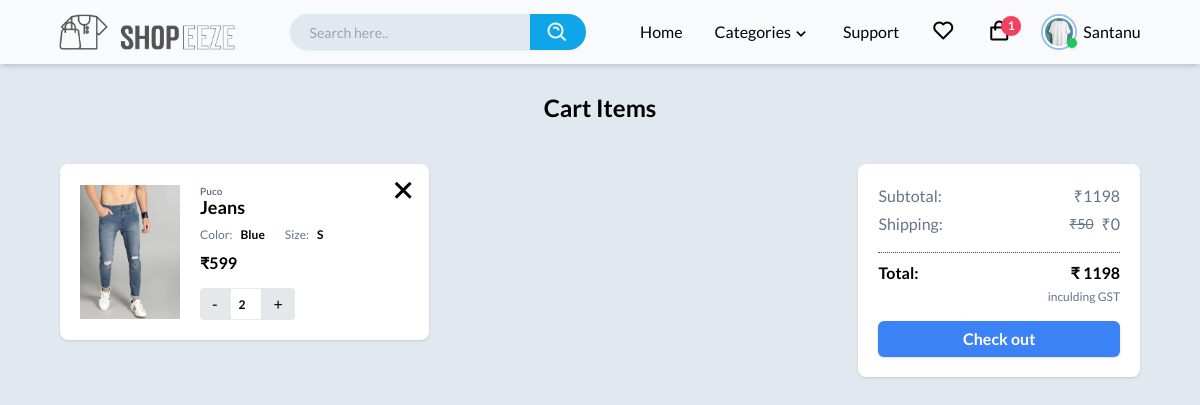
The app's page /account/cart/ (signed in) with its own data.
### accounts/models.py (models this page shows, shortened)
class Profile(Basemodel):
    user = models.OneToOneField(User, on_delete=models.CASCADE, related_name="profile")
    is_new_user = models.BooleanField(default=False)
    phone_number = models.PositiveIntegerField()
    is_phone_no_verified = models.BooleanField(default=False)
    otp = models.PositiveIntegerField(null=True, blank=True)
    profile_image = models.ImageField(upload_to='ProfileImages', default='ProfileImages/default_pp.jpg')
    def get_cart_count(self):
        return CartItems.objects.filter(cart__user=self.user).count()

class CartItems(Basemodel):
    product = models.ForeignKey(Product, on_delete=models.SET_NULL, null=True, blank=True)
    cart = models.ForeignKey(Cart, on_delete=models.CASCADE, related_name='cart_items')
    color = models.ForeignKey(Color, on_delete=models.SET_NULL, null=True, blank=True)
    size = models.ForeignKey(SizeVariant, on_delete=models.SET_NULL, null=True, blank=True)
    quantity = models.IntegerField()
    class Meta:
        verbose_name_plural = "Cart Items"

### products/models.py (models this page shows, shortened)
class ProductImage(Basemodel):
    product = models.ForeignKey(Product, on_delete=models.CASCADE, related_name="product_images")
    product_image = models.ImageField(upload_to='products')
    color = models.ForeignKey(Color, on_delete=models.CASCADE, related_name="color")

class Product(Basemodel):
    product_name = models.CharField(max_length=250)
    slug = models.SlugField(unique=True, null=True, blank=True, editable=False)
    brand = models.ForeignKey(Brand, on_delete=models.CASCADE, related_name="product_brand")
    fabric = models.ForeignKey(Fabric, on_delete=models.CASCADE, related_name="fabric", default='Unknown')
    size_variant = models.ManyToManyField(SizeVariant)
    category = models.ForeignKey(Category, on_delete=models.CASCADE, related_name="product_category")
    actual_price = models.IntegerField()
    discount_percentage = models.IntegerField(null=True, blank=True, editable=False)
    discount_price = models.IntegerField(null=True, blank=True)
    product_description = models.TextField()

class Brand(Basemodel):
    brand_name = models.CharField(max_length=100)
    def __str__(self):
        return self.brand_name

class Color(Basemodel):
    color_name = models.CharField(max_length=100)

class SizeVariant(Basemodel):
    size_name = models.CharField(max_length=100)
    size_id = models.IntegerField(unique=True)

### accounts/views.py (the view)
# urls.py: path("cart/", cart_view, name="cart"),
def cart_view(request):
    if request.user.is_authenticated:
        cart, _ = Cart.objects.get_or_create(user=request.user)
        cart_items = CartItems.objects.filter(cart=cart)
        sections = Category.objects.values_list("section", flat=True).distinct()
        categories = Category.objects.all()
        for cart_item in cart_items:
            first_image = ProductImage.objects.filter(
                product=cart_item.product, color=cart_item.color
            ).first()
            cart_item.first_image = first_image
        total_price = sum(
            item.quantity * item.product.discount_price for item in cart_items
        )
        context = {
            "cart_items": cart_items,
            "total_price": total_price,
            "categories": categories,
            "sections": sections,
        }
        if total_price < 1000:
            subtotal = total_price
            context["subtotal"] = subtotal
            total_price += shipping_charge
            context["new_total_price"] = total_price
        return render(request, "cart/cart.html", context)
    else:
        messages.error(request, "You must be logged in to add items to the cart")
        return redirect("login")

### templates/cart/cart.html (shortened to what this page needs)
{% extends 'base/base.html' %}
{% block main_content %}
<main class="mx-5">
    <section class="h-full my-5 w-full relative flex flex-col gap-5">
        {% if request.user.profile.get_cart_count == 0 %}
        <div class="w-full h-full flex justify-center items-center mt-28">
            <img src="/media/images/empty_cart.gif" alt="empty cart" class="rounded-full h-48">
        </div>
        <div class="w-full h-full flex flex-col justify-center items-center gap-2">
            <p class="font-semibold text-lg">Oho! Your bag is empty now.</p>
            <a href="{% url 'index' %}"
                class="px-4 py-1.5 rounded-md hover:ring-2 hover:text-blue-400 hover:bg-inherit hover:shadow-xl text-white font-semibold bg-blue-400 shadow-md transition ease-in-out duration-200">Shop
                now</a>
        </div>
        {% else %}
        <h1 class="text-center font-bold space-y-5 text-2xl mt-2">Cart Items</h1>
        <div class="flex justify-between mx-10 mt-5 gap-10">
            <div class="grid grid-cols-2 gap-5 w-full">
                {% for cart_item in cart_items %}
                {% include './cartItem.html' %}
                {% endfor %}
            </div>
            <form method="post" action="{% url 'address' %}" class="bg-white w-96 p-5 h-fit rounded-lg shadow flex flex-col gap-2 justify-between sticky top-20">
                <div class="space-y-1">
                    {% if total_price < 1000 %}
                    <p class="flex justify-between text-slate-500">Subtotal: <span>&#8377;{{subtotal}}</span></p>
                    <p class="flex justify-between text-slate-500">
                        Shipping: <span>&#8377;50</span>
                    </p>
                    {% else %}
                    <p class="flex justify-between text-slate-500">Subtotal: <span>&#8377;{{total_price}}</span></p>
                    <p class="flex justify-between text-slate-500">
                        Shipping: <span class="flex gap-2 items-center"><span class="line-through text-sm">&#8377;50</span>&#8377;0</span>
                    </p>
                    {% endif %}
                </div>
                <hr class="border-1 border-slate-600 border-dotted mt-2">
                <p class="font-semibold flex justify-between">Total: <span>&#8377;{% if new_total_price %}{{new_total_price}} {% else %} {{total_price}}{% endif %}</span></p>
                <p class="flex justify-end text-xs -mt-1 text-slate-500">inculding GST</p>
                <button type="submit"
                    class="mt-2 bg-blue-500 shadow font-semibold text-white rounded-md py-1.5 hover:bg-blue-500/90 transition-colors ease-in-out">
                    Check out
                </button>
            </form>
        </div>
        {% endif %}
    </section>
</main>
{% endblock %}

### templates/base/base.html (shortened to what this page needs)
<!DOCTYPE html>
<html lang="en">
<head>
    <link rel="stylesheet" href="/media/css/output.css" />
    <link href="https://unpkg.com/boxicons@2.1.4/css/boxicons.min.css" rel="stylesheet" />
</head>
<body class="relative bg-slate-200 font-['Lato']">
    <header class="sticky top-0 w-full flex justify-around items-center bg-slate-50 px-8 shadow-md z-[999]">
        <a id="logo" href="/">
            <img src="/media/images/logo.png" alt="logo-s" class="h-9" />
        </a>
        <form class="flex items-center h-9">
            <input type="text" placeholder="Search here.."
                class="w-60 h-full rounded-s-full px-5 text-sm outline-none shadow-sm text-black bg-slate-200 font-[400]" />
            <button title="Search" type="submit"
                class="flex justify-center items-center px-4 text-2xl bg-sky-500 h-full shadow-sm rounded-e-full pt-0.5 text-gray-100"><i
                    class='bx bx-search-alt'></i></button>
        </form>
        <div id="navigations" class="flex gap-8 h-16 items-center">
            <a title="Home" href="{% url 'index' %}"
                class="hover:text-blue-500 transition duration-300 {% block home_active %}{% endblock %}">Home</a>
            <div id="cat_drpdwn" class="relative h-full flex items-center">
                <div class="cursor-pointer flex items-center">
                    Categories
                    <span class="text-xl pt-1">
                        <i class='bx bx-chevron-down'></i>
                    </span>
                </div>
            </div>
            <a title="Support" href="/support/" class="hover:text-blue-500 transition duration-300">Support</a>
            <a title="Wishlisht" href="/accouts/wishlisht/"
                class="text-2xl hover:text-blue-500 transition duration-300"><i class='bx bx-heart'></i></a>
            <a title="Cart" href="{% url 'cart' %}" class="text-2xl group transition duration-300 relative">
                <span class="group-hover:text-blue-500"><i class='bx bx-shopping-bag'></i></span>
                {% if request.user.profile.get_cart_count > 0 %}
                    <span class="absolute top-0 -right-2.5 flex justify-center items-center bg-rose-500 w-5 h-5 text-xs font-semibold text-white rounded-full">
                        <span class="absolute inline-flex h-full w-full rounded-full bg-rose-400 opacity-75 -z-10 animate-ping"></span>
                        {{request.user.profile.get_cart_count}}
                    </span>
                {% endif %}
            </a>
            {% if user.is_authenticated %}
            <div class="relative group h-full flex items-center">
                <div class="cursor-pointer flex gap-2 items-center">
                    <div class="relative">
                        <img src="{{ user.profile.profile_image.url }}" alt="Profile Image"
                            class="w-8 h-8 rounded-full object-cover ring-2 border-2 border-white">
                        <span
                            class="absolute bottom-0 -right-0.5 rounded-full w-2.5 h-2.5 bg-green-500 shadow mt-1"></span>
                    </div>
                    <span>{{ user.first_name }}</span>
                </div>
            </div>
            {% else %}
            <a title="Log In" href="{% url 'login' %}"
                class="bg-sky-500 rounded shadow px-4 py-1 text-gray-100 font-semibold hover:bg-inherit hover:ring-2 hover:text-sky-500 hover:ring-sky-500 hover:shadow-md transition">
                Log In
            </a>
            {% endif %}
        </div>
    </header>
    {% block main_content %}
    {% endblock %}
</body>
</html>

### templates/cart/cartItem.html
<div class="h-44 p-5 flex bg-white rounded-lg space-x-5 w-full shadow relative">
    <a title="{{cart_item.product.product_name}}" href="{% url 'productview' cart_item.product.slug %}?color={{cart_item.color.color_name}}&size={{cart_item.size.size_name}}" class="flex justify-center items-center">
        <img src="/media/{{cart_item.first_image.product_image}}" alt="" width="100" class="object-contain bg-slate-100">
    </a>
    <div class="flex flex-col justify-between">
        <div class="flex flex-col">
            <p class="text-slate-500 text-[10px] font-semibold">{{cart_item.product.brand}}</p>
            <a title="{{cart_item.product.product_name}}" href="{% url 'productview' cart_item.product.slug %}?color={{cart_item.color.color_name}}&size={{cart_item.size.size_name}}" class="font-bold text-lg -mt-1.5">{{cart_item.product.product_name}}</a>
        </div>
        <div class="flex flex-col justify-center -mt-2 gap-2">
            <div class="flex gap-5 text-slate-500">
                <p class="text-xs flex gap-2 ">
                    Color: <span class="text-black font-semibold">{{cart_item.color.color_name}}</span>
                </p>
                <p class="text-xs flex gap-2">
                    Size: <span class="text-black font-semibold">{{cart_item.size.size_name}}</span>
                </p>
            </div>
            <p class="font-semibold">&#8377;{{cart_item.product.discount_price}}</p>
        </div>
        <form class="flex items-center border-gray-200">
            <a href="{% url 'sub_qnty' cart_item.uid %}" title="decrease" class="rounded-l bg-gray-200 py-1 px-3 duration-100 hover:bg-blue-500 hover:text-blue-50"> - </a>
            <input title="quantity" id="quantity"
                class="h-8 w-8 pl-2 border bg-white text-center font-semibold text-xs focus:outline-blue-400" type="number"
                value="{{cart_item.quantity}}" min="1" readonly />
            <a href="{% url 'add_qnty' cart_item.uid %}" title="increase" class="rounded-r bg-gray-200 py-1 px-3 duration-100 hover:bg-blue-500 hover:text-blue-50"> + </a>
        </form>
        <button title="remove" type="button" onclick="showConfirmPopUp('{{cart_item.uid}}')" class="absolute right-2 top-2 text-4xl"><i class='bx bx-x'></i></button>
    </div>
</div>

### records on screen
CartItems: first_image.product_image (picture), product.brand "Puco", product.product_name "Jeans", color.color_name "Blue", size.size_name "S", product.discount_price "599", quantity "2"

### other values on screen
{{ request.user.profile.get_cart_count }} "1"
{{ user.first_name }} "Santanu"
{{ total_price }} "1198"
